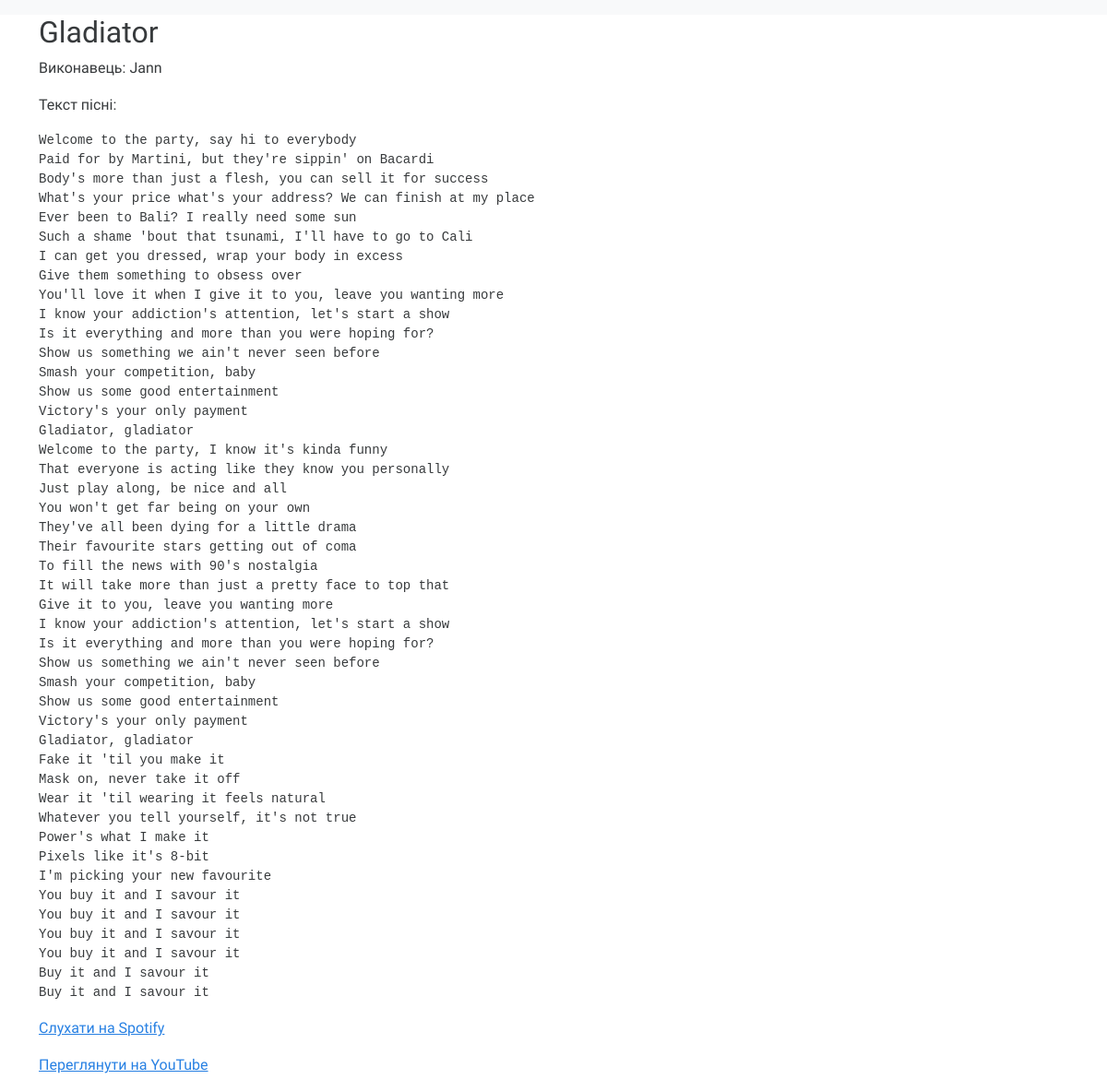
Screenshot of /song/1/ with the database file from the repository.
### main/models.py (models this page shows, shortened)
class Song(models.Model):
    name = models.CharField(max_length=100)
    lyrics = models.TextField()
    artist = models.ForeignKey(Artist, on_delete=models.CASCADE, related_name='songs')  # Зв'язок один-до-багатьох між Song і Artist
    spotify_link = models.URLField(blank=True, null=True)
    youtube_link = models.URLField(blank=True, null=True)

class Artist(models.Model):
    name = models.CharField(max_length=100)
    male = models.CharField(max_length=10)
    birth_date = models.DateField(null=True)
    country = models.ForeignKey('Country', null=True, on_delete=models.SET_NULL)
    photo = models.URLField(null=True, blank=True)
    events = models.ManyToManyField('Event', related_name='artists')  # Змінено related_name на 'artists'
    latest_song_uri = models.CharField(max_length=100, null=True, blank=True)

### main/views.py (the view)
# urls.py: path('song/<int:song_id>/', views.song_detail, name='song_detail'),
def song_detail(request, song_id):
    song = get_object_or_404(Song, pk=song_id)
    return render(request, 'song_details.html', {'song': song})

### main/templates/song_details.html
{% extends 'base.html' %}
{% block content %}
<h2>{{ song.name }}</h2>
<p>Виконавець: {{ song.artist.name }}</p>
<p>Текст пісні:</p>
<pre>{{ song.lyrics }}</pre>
{% if song.spotify_link %}
    <p><a href="{{ song.spotify_link }}" target="_blank">Слухати на Spotify</a></p>
{% endif %}
{% if song.youtube_link %}
    <p><a href="{{ song.youtube_link }}" target="_blank">Переглянути на YouTube</a></p>
{% endif %}
{% endblock %}

### rows the page displays
Song: name "Gladiator", artist.name "Jann", lyrics "Welcome to the party, say hi to everybody Paid for by Martini, but they're sippin' on Bacardi Body's more than just a flesh, you can sell it for success What's your price what's your address? We can finish at my place Ever been to Bali? I really need some sun Such a shame 'bout that tsunami, I'll have to go to Cali I can get you dressed, wrap your body in excess Give them something to obsess over You'll love it when I give it to you, leave you wanting more I know your addiction's attention, let's start a show Is it everything and more than you were hoping for? Show us something we ain't never seen before Smash your competition, baby Show us some good entertainment Victory's your only…"
